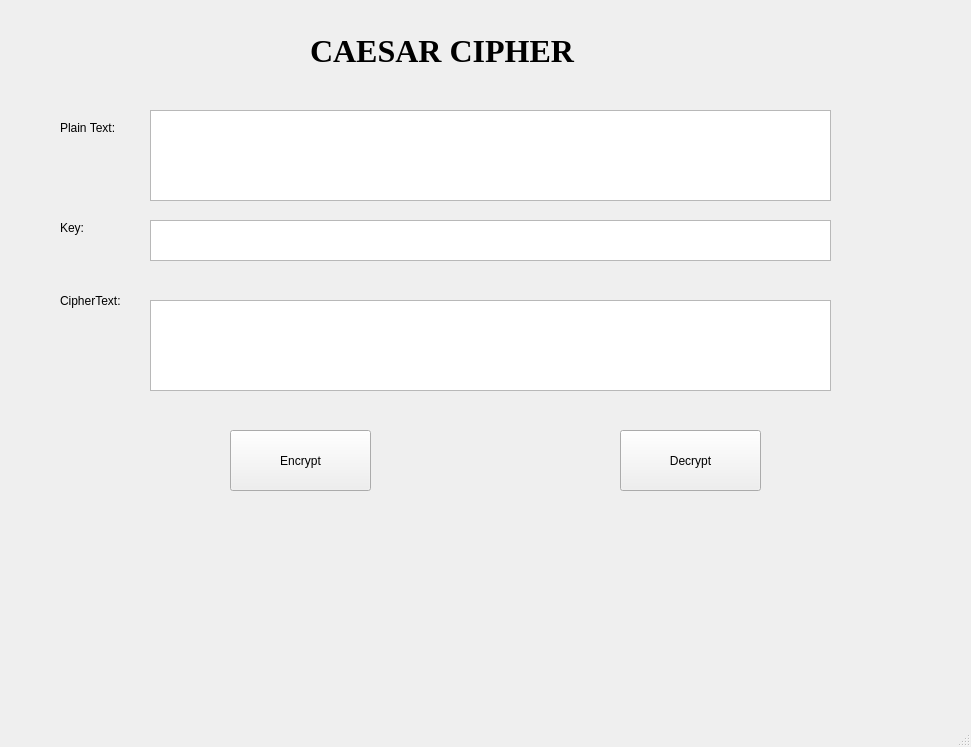
<?xml version="1.0" encoding="UTF-8"?>
<ui version="4.0">
 <class>MainWindow</class>
 <widget class="QMainWindow" name="MainWindow">
  <property name="geometry">
   <rect>
    <x>0</x>
    <y>0</y>
    <width>971</width>
    <height>747</height>
   </rect>
  </property>
  <property name="windowTitle">
   <string>MainWindow</string>
  </property>
  <widget class="QWidget" name="centralwidget">
   <widget class="QLabel" name="label">
    <property name="geometry">
     <rect>
      <x>310</x>
      <y>30</y>
      <width>341</width>
      <height>41</height>
     </rect>
    </property>
    <property name="font">
     <font>
      <family>Times New Roman</family>
      <pointsize>24</pointsize>
      <weight>75</weight>
      <bold>true</bold>
     </font>
    </property>
    <property name="text">
     <string>CAESAR CIPHER </string>
    </property>
   </widget>
   <widget class="QLabel" name="label_2">
    <property name="geometry">
     <rect>
      <x>60</x>
      <y>120</y>
      <width>55</width>
      <height>16</height>
     </rect>
    </property>
    <property name="text">
     <string>Plain Text:</string>
    </property>
   </widget>
   <widget class="QLabel" name="label_3">
    <property name="geometry">
     <rect>
      <x>60</x>
      <y>220</y>
      <width>55</width>
      <height>16</height>
     </rect>
    </property>
    <property name="text">
     <string>Key:</string>
    </property>
   </widget>
   <widget class="QLabel" name="label_4">
    <property name="geometry">
     <rect>
      <x>60</x>
      <y>290</y>
      <width>71</width>
      <height>21</height>
     </rect>
    </property>
    <property name="text">
     <string>CipherText:</string>
    </property>
   </widget>
   <widget class="QToolButton" name="btn_en">
    <property name="geometry">
     <rect>
      <x>230</x>
      <y>430</y>
      <width>141</width>
      <height>61</height>
     </rect>
    </property>
    <property name="text">
     <string>Encrypt</string>
    </property>
   </widget>
   <widget class="QToolButton" name="btn_de">
    <property name="geometry">
     <rect>
      <x>620</x>
      <y>430</y>
      <width>141</width>
      <height>61</height>
     </rect>
    </property>
    <property name="text">
     <string>Decrypt</string>
    </property>
   </widget>
   <widget class="QPlainTextEdit" name="txt_plaintext">
    <property name="geometry">
     <rect>
      <x>150</x>
      <y>110</y>
      <width>681</width>
      <height>91</height>
     </rect>
    </property>
   </widget>
   <widget class="QPlainTextEdit" name="txt_key">
    <property name="geometry">
     <rect>
      <x>150</x>
      <y>220</y>
      <width>681</width>
      <height>41</height>
     </rect>
    </property>
   </widget>
   <widget class="QPlainTextEdit" name="txt_ciphertext">
    <property name="geometry">
     <rect>
      <x>150</x>
      <y>300</y>
      <width>681</width>
      <height>91</height>
     </rect>
    </property>
   </widget>
  </widget>
  <widget class="QMenuBar" name="menubar">
   <property name="geometry">
    <rect>
     <x>0</x>
     <y>0</y>
     <width>971</width>
     <height>26</height>
    </rect>
   </property>
  </widget>
  <widget class="QStatusBar" name="statusbar"/>
 </widget>
 <resources/>
 <connections/>
</ui>
